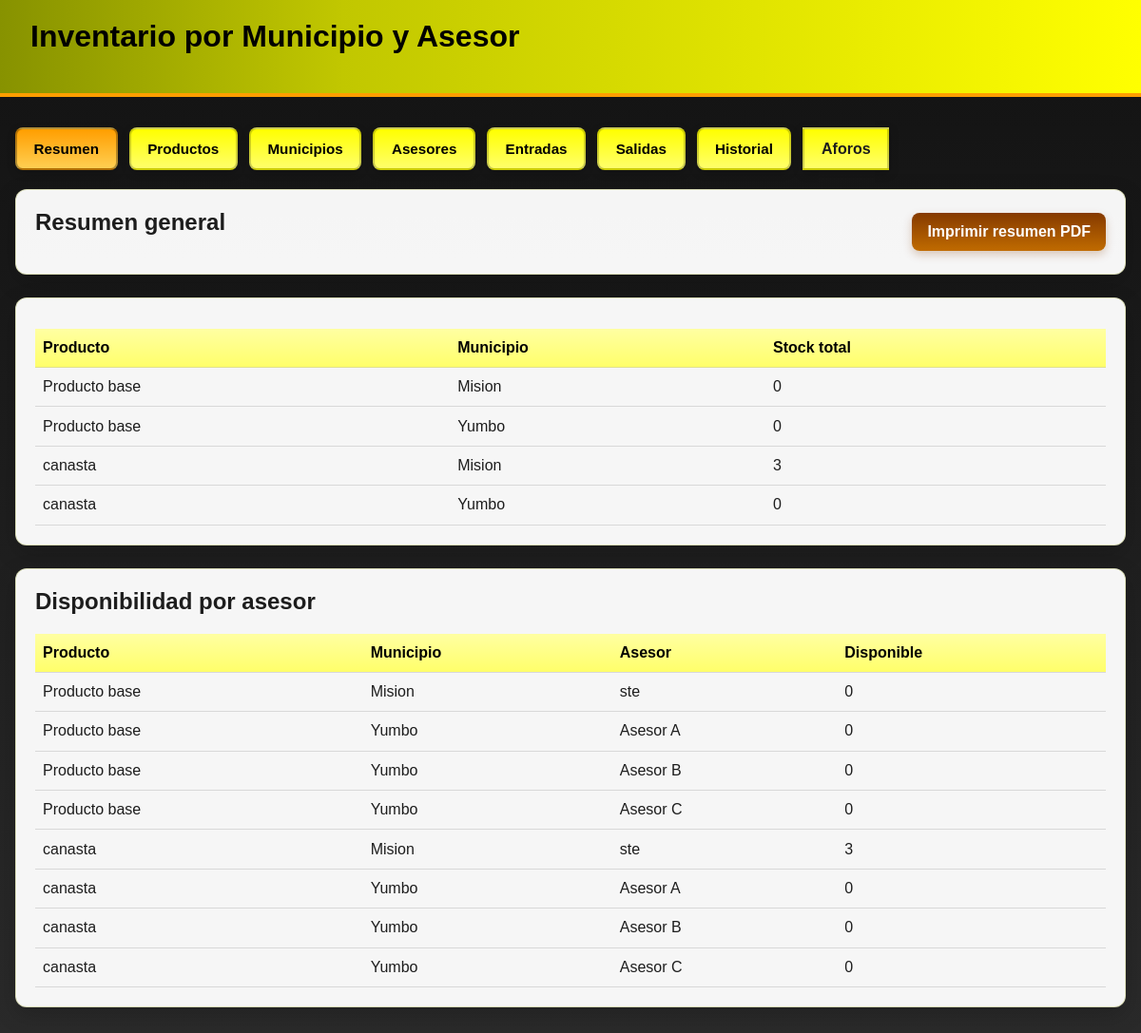
The page / on the database its author committed.
### tables this page shows
CREATE TABLE products (
    id INTEGER PRIMARY KEY AUTOINCREMENT,
    name TEXT NOT NULL UNIQUE,
    sku TEXT,
    unit TEXT NOT NULL DEFAULT 'unidad',
    created_at TEXT NOT NULL DEFAULT CURRENT_TIMESTAMP
);

CREATE TABLE municipalities (
    id INTEGER PRIMARY KEY AUTOINCREMENT,
    name TEXT NOT NULL UNIQUE,
    created_at TEXT NOT NULL DEFAULT CURRENT_TIMESTAMP
);

CREATE TABLE advisors (
    id INTEGER PRIMARY KEY AUTOINCREMENT,
    name TEXT NOT NULL,
    municipality_id INTEGER NOT NULL,
    created_at TEXT NOT NULL DEFAULT CURRENT_TIMESTAMP,
    UNIQUE(name, municipality_id),
    FOREIGN KEY (municipality_id) REFERENCES municipalities(id)
);

### inventory/routes.py (the view)
def index():
    summary = municipality_product_totals()
    stocks = stock_summary()
    products = list_products()
    municipalities = list_municipalities()
    advisors = list_advisors()
    advisor_map = list_advisors_by_municipality()
    movements = recent_movements(15)
    return render_template(
        "index.html",
        summary=summary,
        stocks=stocks,
        products=products,
        municipalities=municipalities,
        advisors=advisors,
        advisor_map=advisor_map,
        movements=movements,
    )

### inventory/database.py (called while the page is built)
def get_db():
    conn = sqlite3.connect(DB_PATH)
    conn.row_factory = sqlite3.Row
    return conn

def list_products():
    conn = get_db()
    rows = conn.execute("SELECT * FROM products ORDER BY name ASC").fetchall()
    conn.close()
    return [dict(row) for row in rows]

def list_municipalities():
    conn = get_db()
    rows = conn.execute("SELECT * FROM municipalities ORDER BY name ASC").fetchall()
    conn.close()
    return [dict(row) for row in rows]

def list_advisors():
    conn = get_db()
    rows = conn.execute(
        "SELECT a.*, m.name AS municipality_name FROM advisors a JOIN municipalities m ON m.id = a.municipality_id ORDER BY m.name, a.name"
    ).fetchall()
    conn.close()
    return [dict(row) for row in rows]

def list_advisors_by_municipality():
    data = {}
    for advisor in list_advisors():
        data.setdefault(advisor["municipality_id"], []).append({
            "id": advisor["id"],
            "name": advisor["name"],
        })
    return data

def recent_movements(limit=20):
    conn = get_db()
    rows = conn.execute(
        """
        SELECT m.*, p.name AS product_name, mu.name AS municipality_name, a.name AS advisor_name
        FROM movements m
        JOIN products p ON p.id = m.product_id
        JOIN municipalities mu ON mu.id = m.municipality_id
        LEFT JOIN advisors a ON a.id = m.advisor_id
        ORDER BY m.id DESC
        LIMIT ?
        """,
        (limit,),
    ).fetchall()
    conn.close()
    return [dict(row) for row in rows]

def stock_summary():
    conn = get_db()
    rows = conn.execute(
        """
        SELECT p.id AS product_id,
               p.name AS product_name,
               mu.id AS municipality_id,
               mu.name AS municipality_name,
               a.id AS advisor_id,
               a.name AS advisor_name,
               COALESCE(s.quantity, 0) AS quantity
        FROM products p
        CROSS JOIN municipalities mu
        LEFT JOIN advisors a ON a.municipality_id = mu.id
        LEFT JOIN stock s ON s.product_id = p.id AND s.municipality_id = mu.id AND s.advisor_id = a.id
        ORDER BY p.name, mu.name, a.name
        """
    ).fetchall()
    conn.close()
    return [dict(row) for row in rows]

### templates/index.html (shortened to what this page needs)
<!DOCTYPE html>
<html lang="es">
  <head>
    <link rel="stylesheet" href="{{ url_for('static', filename='styles.css') }}" />
  </head>
  <body>
    <header>
      <div>
        <h1>Inventario por Municipio y Asesor</h1>
      </div>
    </header>
    <main class="dashboard">
      <nav class="tabs" aria-label="Secciones del inventario">
        <button class="tab-button active" data-target="summary-tab">Resumen</button>
        <button class="tab-button" data-target="products-tab">Productos</button>
        <button class="tab-button" data-target="municipalities-tab">Municipios</button>
        <button class="tab-button" data-target="advisors-tab">Asesores</button>
        <button class="tab-button" data-target="entries-tab">Entradas</button>
        <button class="tab-button" data-target="outputs-tab">Salidas</button>
        <button class="tab-button" data-target="history-tab">Historial</button>
        <a class="tab-button tab-link" href="{{ url_for('aforos_module.aforos') }}">Aforos</a>
      </nav>
      <section id="summary-tab" class="tab-panel active">
        <div class="panel summary-header">
          <div>
            <h2>Resumen general</h2>
          </div>
          <a class="print-button" href="{{ url_for('report_view') }}" target="_blank">Imprimir resumen PDF</a>
        </div>
        <div class="panel">
          <table>
            <thead>
              <tr>
                <th>Producto</th>
                <th>Municipio</th>
                <th>Stock total</th>
              </tr>
            </thead>
            <tbody>
              {% for row in summary %}
              <tr>
                <td>{{ row.product_name }}</td>
                <td>{{ row.municipality_name }}</td>
                <td>{{ row.total_quantity }}</td>
              </tr>
              {% endfor %}
            </tbody>
          </table>
        </div>
        <div class="panel">
          <h2>Disponibilidad por asesor</h2>
          <table>
            <thead>
              <tr>
                <th>Producto</th>
                <th>Municipio</th>
                <th>Asesor</th>
                <th>Disponible</th>
              </tr>
            </thead>
            <tbody>
              {% for row in stocks %}
              <tr>
                <td>{{ row.product_name }}</td>
                <td>{{ row.municipality_name }}</td>
                <td>{{ row.advisor_name or 'Sin asignar' }}</td>
                <td>{{ row.quantity }}</td>
              </tr>
              {% endfor %}
            </tbody>
          </table>
        </div>
      </section>
    </main>
  </body>
</html>

### static/styles.css (style rules this page uses)
:root { --primary-1: #879200; --primary-2: #c1c700; --primary-3: #ffff00; --primary-4: #ffff6a; --primary-5: #ffffa2; --bg-1: #000000; --bg-2: #000000; --bg-3: #000000; --bg-4: #323232; --bg-5: #626262; --accent-1: #853a00; --accent-2: #c06b00; --accent-3: #ff9e00; --accent-4: #ffcf52; --accent-5: #ffff8b; --text-dark: #1d1d1d; --panel: #fffef8; --soft: #f7f6dc; --line: rgba(135, 146, 0, 0.25); }
* { box-sizing: border-box; }
body { margin: 0; font-family: Arial, sans-serif; background: linear-gradient(180deg, #121212 0%, #2b2b2b 100%); color: var(--text-dark); }
header { background: linear-gradient(90deg, var(--primary-1) 0%, var(--primary-2) 30%, var(--primary-3) 100%); color: var(--bg-1); padding: 1.25rem 2rem; border-bottom: 4px solid var(--accent-3); }
h1, h2, h3 { margin-top: 0; }
.dashboard { max-width: 1200px; margin: 0 auto; padding: 2rem 1rem 3rem; }
.tabs { display: flex; flex-wrap: wrap; gap: 0.75rem; margin-bottom: 1.25rem; }
.tab-button { background: linear-gradient(180deg, var(--primary-3), var(--primary-4)); color: var(--bg-1); border: 2px solid rgba(0, 0, 0, 0.2); padding: 0.7rem 1.1rem; cursor: pointer; font-weight: 800; box-shadow: 0 3px 10px rgba(0, 0, 0, 0.18); }
.tab-button.active { background: linear-gradient(180deg, var(--accent-3), var(--accent-4)); color: var(--bg-1); border-color: rgba(0, 0, 0, 0.3); }
.tab-panel { display: none; }
.tab-panel.active { display: block; }
.summary-header { display: flex; justify-content: space-between; align-items: center; gap: 1rem; background: linear-gradient(180deg, rgba(255, 255, 0, 0.9), rgba(255, 255, 138, 0.9)); }
.print-button { display: inline-block; background: linear-gradient(180deg, var(--accent-1), var(--accent-2)); color: #fff; text-decoration: none; border-radius: 8px; padding: 0.7rem 1rem; font-weight: 700; box-shadow: 0 4px 10px rgba(133, 58, 0, 0.25); }
.panel { background: rgba(255, 255, 255, 0.96); border-radius: 12px; padding: 1.25rem; box-shadow: 0 8px 24px rgba(0, 0, 0, 0.18); margin-bottom: 1.5rem; border: 1px solid var(--line); }
input, select, button { border: 1px solid rgba(0, 0, 0, 0.18); border-radius: 8px; padding: 0.7rem 0.85rem; font-size: 0.95rem; background: #fff; }
button { background: linear-gradient(180deg, var(--primary-1), var(--primary-2)); color: #111; border: none; cursor: pointer; font-weight: 800; }
.tab-link { color: inherit; text-decoration: none; display: inline-flex; align-items: center; }
table { width: 100%; border-collapse: collapse; margin-top: 0.75rem; }
th, td { border-bottom: 1px solid rgba(0, 0, 0, 0.12); padding: 0.7rem 0.5rem; text-align: left; vertical-align: top; }
th { background: linear-gradient(180deg, var(--primary-5), var(--primary-4)); color: var(--bg-1); }

### rows shown on the page
products: product_name "Producto base", municipality_name "Mision", total_quantity "0", municipality_name "Yumbo", name "ste", quantity "0", name "Asesor A", name "Asesor B", name "Asesor C"
products: product_name "canasta", municipality_name "Mision", total_quantity "3", municipality_name "Yumbo", total_quantity "0", name "ste", quantity "3", name "Asesor A", quantity "0", name "Asesor B", name "Asesor C"
